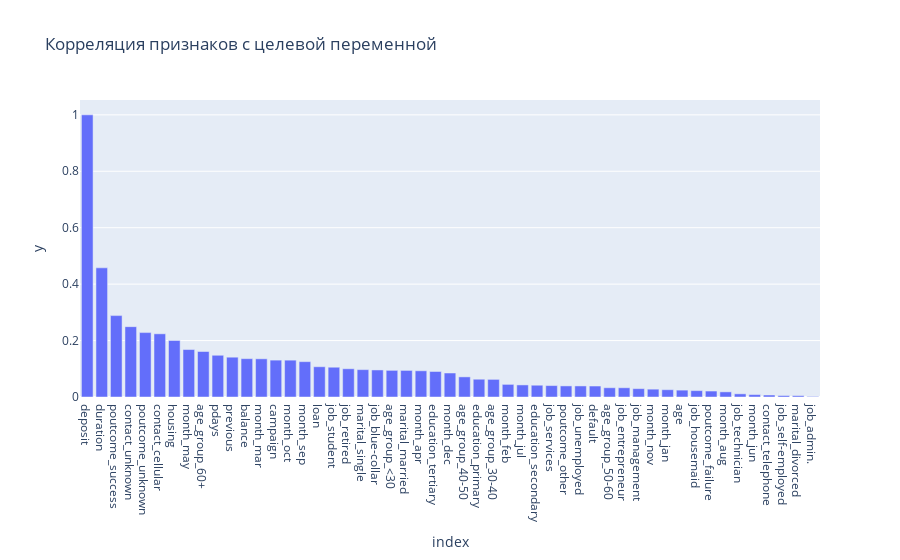

Write notebook code for a chart like this one.
### Code cell
fig = px.bar(corr['deposit'], y=abs(corr['deposit'].values), 
             title='Корреляция признаков с целевой переменной')
fig.update_xaxes(categoryorder='total descending')
fig.show()

### Figure 1 — Plotly figure (JSON) as saved in the notebook; plotly's stock layout.template omitted (floating-point values rounded to 4 significant figures)
{"data": [{"alignmentgroup": "True", "hovertemplate": "index=%{x}<br>y=%{y}<extra></extra>", "legendgroup": "", "marker": {"color": "#636efa", "pattern": {"shape": ""}}, "name": "", "offsetgroup": "", "orientation": "v", "showlegend": false, "textposition": "auto", "type": "bar", "x": ["age", "default", "balance", "housing", "loan", "duration", "campaign", "pdays", "previous", "deposit", "job_admin.", "job_blue-collar", "job_entrepreneur", "job_housemaid", "job_management", "job_retired", "job_self-employed", "job_services", "job_student", "job_technician", "job_unemployed", "marital_divorced", "marital_married", "marital_single", "contact_cellular", "contact_telephone", "contact_unknown", "month_apr", "month_aug", "month_dec", "month_feb", "month_jan", "month_jul", "month_jun", "month_mar", "month_may", "month_nov", "month_oct", "month_sep", "poutcome_failure", "poutcome_other", "poutcome_success", "poutcome_unknown", "education_primary", "education_secondary", "education_tertiary", "age_group_<30", "age_group_30-40", "age_group_40-50", "age_group_50-60", "age_group_60+"], "xaxis": "x", "y": [0.02436, 0.03887, 0.1359, 0.2003, 0.1072, 0.4578, 0.1307, 0.1479, 0.1411, 1, 0.001927, 0.09585, 0.03271, 0.02257, 0.02957, 0.1001, 0.005194, 0.04043, 0.1056, 0.01119, 0.0392, 0.004808, 0.09425, 0.09701, 0.2239, 0.007064, 0.2493, 0.09289, 0.01822, 0.08504, 0.04473, 0.02585, 0.04278, 0.008533, 0.1353, 0.1682, 0.02775, 0.1306, 0.1252, 0.02112, 0.03932, 0.2885, 0.2283, 0.06296, 0.04172, 0.0904, 0.09441, 0.06245, 0.07131, 0.03282, 0.1612], "yaxis": "y"}], "layout": {"barmode": "relative", "legend": {"tracegroupgap": 0}, "title": {"text": "Корреляция признаков с целевой переменной"}, "xaxis": {"anchor": "y", "categoryorder": "total descending", "domain": [0, 1], "title": {"text": "index"}}, "yaxis": {"anchor": "x", "domain": [0, 1], "title": {"text": "y"}}}}
